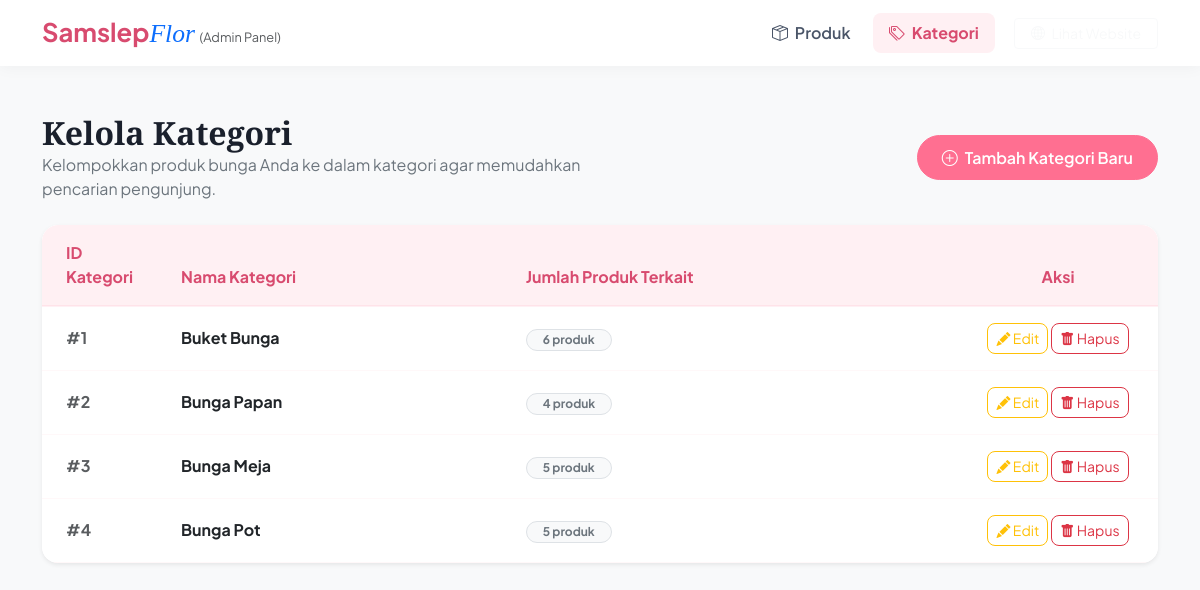
The page /admin/kategori.php on the database its author committed.
### tables this page shows
CREATE TABLE IF NOT EXISTS kategori (
    id_kategori INT AUTO_INCREMENT PRIMARY KEY,
    nama_kategori VARCHAR(100) NOT NULL
);

### admin/kategori.php (the view, shortened to what this page needs)
<?php
include 'header.php';
$query_kat = mysqli_query($koneksi, "
    SELECT kategori.*, COUNT(produk.id_produk) as jumlah_produk
    FROM kategori
    LEFT JOIN produk ON kategori.id_kategori = produk.id_kategori
    GROUP BY kategori.id_kategori
    ORDER BY kategori.id_kategori ASC
");
?>
<div class="row mb-4 align-items-center">
    <div class="col-md-6">
        <h2 class="display-font fw-bold m-0">Kelola Kategori</h2>
        <p class="text-secondary mb-0">Kelompokkan produk bunga Anda ke dalam kategori agar memudahkan pencarian pengunjung.</p>
    </div>
    <div class="col-md-6 text-md-end mt-3 mt-md-0">
        <a href="tambah_kategori.php" class="btn btn-primary">
            <i class="bi bi-plus-circle me-1"></i> Tambah Kategori Baru
        </a>
    </div>
</div>
<div class="card border-0 shadow-sm rounded-4 overflow-hidden">
    <div class="table-responsive">
        <table class="table admin-table mb-0 align-middle">
            <thead>
                <tr>
                    <th style="width: 100px;">ID Kategori</th>
                    <th>Nama Kategori</th>
                    <th>Jumlah Produk Terkait</th>
                    <th class="text-center" style="width: 200px;">Aksi</th>
                </tr>
            </thead>
            <tbody>
                <?php
                if (mysqli_num_rows($query_kat) > 0) {
                    while ($kat = mysqli_fetch_assoc($query_kat)) {
                        ?>
                        <tr>
                            <td class="fw-bold text-muted">#<?php echo $kat['id_kategori']; ?></td>
                            <td class="fw-bold text-dark"><?php echo htmlspecialchars($kat['nama_kategori']); ?></td>
                            <td>
                                <span class="badge bg-light text-secondary border px-3 py-1 rounded-pill">
                                    <?php echo $kat['jumlah_produk']; ?> produk
                                </span>
                            </td>
                            <td class="text-center">
                                <div class="btn-group gap-1">
                                    <a href="edit_kategori.php?id=<?php echo $kat['id_kategori']; ?>" class="btn btn-sm btn-outline-warning rounded-3">
                                        <i class="bi bi-pencil-fill"></i> Edit
                                    </a>
                                    <button onclick="confirmDelete(<?php echo $kat['id_kategori']; ?>, '<?php echo addslashes($kat['nama_kategori']); ?>')" class="btn btn-sm btn-outline-danger rounded-3">
                                        <i class="bi bi-trash-fill"></i> Hapus
                                    </button>
                                </div>
                            </td>
                        </tr>
                        <?php
                    }
                }
                ?>
            </tbody>
        </table>
    </div>
</div>
<?php
include 'footer.php';
?>

### css/style.css (style rules this page uses)
:root { --primary: #ff6f91; --primary-light: #fff0f3; --primary-dark: #d84b6f; --secondary: #4a5568; --dark: #1a202c; --light-bg: #fffbfb; --white: #ffffff; --accent: #ffd3b6; --transition: all 0.3s cubic-bezier(0.4, 0, 0.2, 1); --shadow: 0 10px 30px rgba(255, 111, 145, 0.08); --shadow-hover: 0 20px 40px rgba(255, 111, 145, 0.15); }
body { font-family: 'Plus Jakarta Sans', sans-serif; background-color: var(--light-bg); color: var(--secondary); overflow-x: hidden; }
h1, h2, h3, h4, h5, h6, .display-font { font-family: 'Playfair Display', serif; color: var(--dark); font-weight: 700; }
.btn-primary { background-color: var(--primary); border-color: var(--primary); font-weight: 600; padding: 0.6rem 1.5rem; border-radius: 30px; transition: var(--transition); }
.admin-table { background: var(--white); border-radius: 16px; overflow: hidden; box-shadow: var(--shadow); border: none; }
.admin-table th { background-color: var(--primary-light); color: var(--primary-dark); font-weight: 700; border-bottom: 2px solid rgba(255, 111, 145, 0.1); padding: 1rem 1.5rem; }
.admin-table td { padding: 1rem 1.5rem; vertical-align: middle; border-bottom: 1px solid rgba(255, 111, 145, 0.05); }

### rows shown on the page
kategori: id_kategori "1", nama_kategori "Buket Bunga", jumlah_produk "6"
kategori: id_kategori "2", nama_kategori "Bunga Papan", jumlah_produk "4"
kategori: id_kategori "3", nama_kategori "Bunga Meja", jumlah_produk "5"
kategori: id_kategori "4", nama_kategori "Bunga Pot", jumlah_produk "5"
